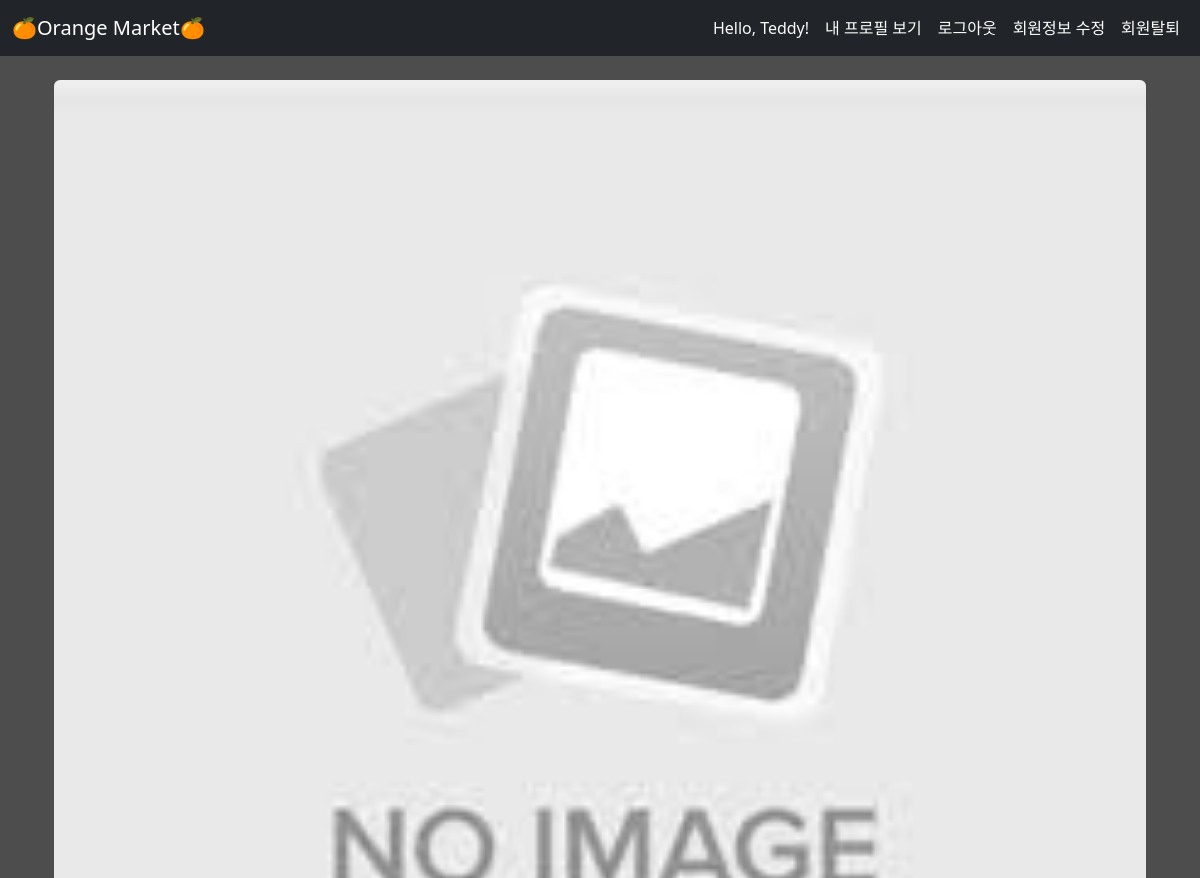
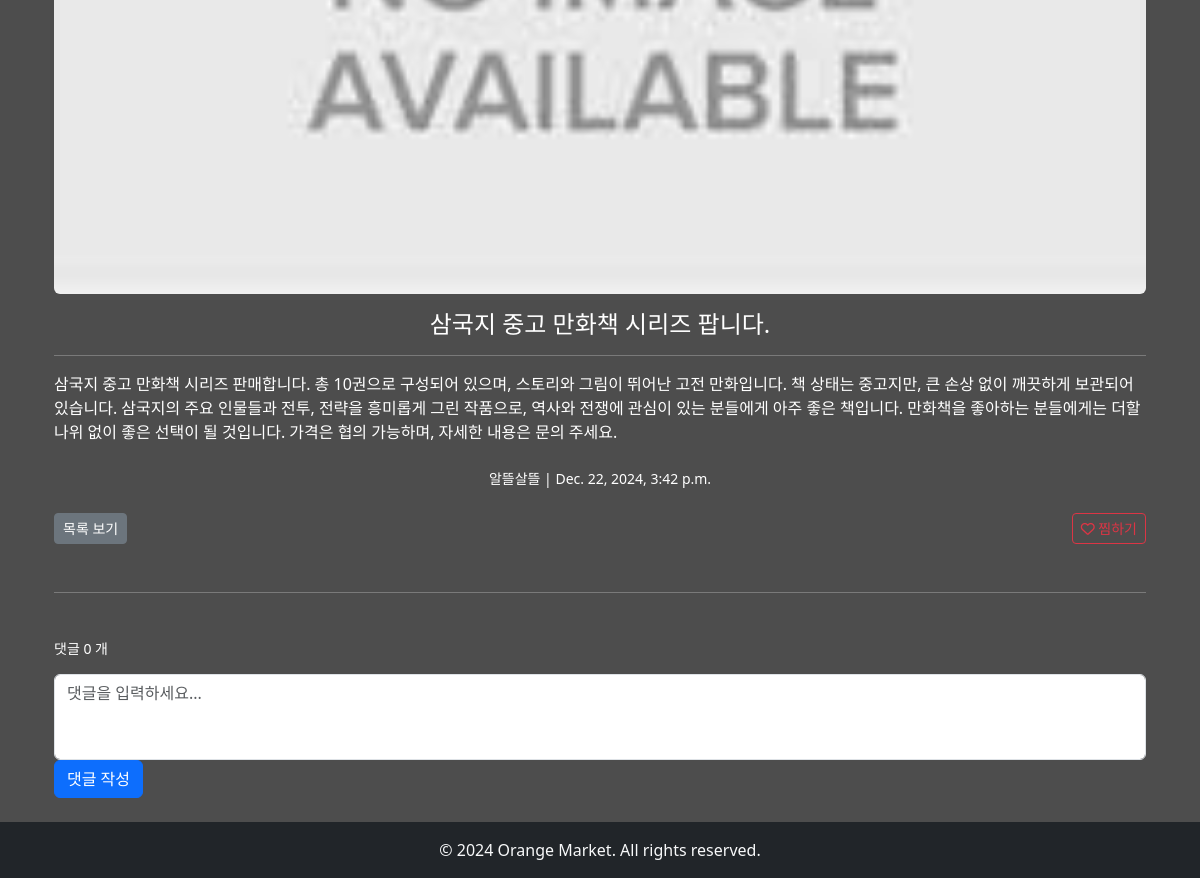
The page /articles/10/ (signed in) on the database its author committed (2 pictures, top to bottom).
### accounts/models.py (models this page shows)
class User(AbstractUser):
    followings = models.ManyToManyField('self', symmetrical=False, related_name='followers')

### articles/models.py (models this page shows, shortened)
class Article(models.Model):
    title = models.CharField(max_length=50)
    content = models.TextField()
    created_at = models.DateTimeField(auto_now_add=True)
    updated_at = models.DateTimeField(auto_now=True)
    image = models.ImageField(upload_to='images/', blank=True)
    author = models.ForeignKey(
        settings.AUTH_USER_MODEL,
        on_delete=models.CASCADE,
        related_name="articles"
        )
    like_users = models.ManyToManyField(
        settings.AUTH_USER_MODEL,
        related_name="like_articles"
        )

### articles/views.py (the view)
# urls.py: path("<int:pk>/", views.article_detail, name="article_detail"),
def article_detail(request, pk):
    article = get_object_or_404(Article, pk=pk)
    comment_form = CommentForm()
    comments = article.comments.all().order_by("-id")
    total_comments = article.comments.count()
    context = {
        "article" : article,
        "comment_form" : comment_form,
        "comments" : comments,
        "total_comments" : total_comments,
        }
    return render(request, "articles/article_detail.html", context)

### articles/forms.py
class CommentForm(forms.ModelForm):
    class Meta:
        model = Comment
        fields = "__all__"
        exclude = ("article","author",)

### articles/templates/articles/article_detail.html (shortened to what this page needs)
{% extends "base.html" %}
{% load static %}
{% block content %}
    <div class="container mt-4">
        <div class="row">
            <div class="col-md-12 d-flex justify-content-center">
                {% if article.image %}
                    <img src="{{ article.image.url }}" alt="{{ article.image }}" class="img-fluid rounded mb-3" style="width: 1500px; object-fit: cover;">
                {% else %}
                    <img src="{% static 'articles/placeholder.jpg' %}" alt="Placeholder Image" class="img-fluid rounded mb-3" style="width: 1500px; object-fit: cover;">
                {% endif %}
            </div>
        </div>
        <div class="row">
            <div class="col-md-12">
                <h3 class="text-center text-white" style="font-size: 1.5rem;">{{ article.title }}</h3>
                <hr class="border-white">
                <p class="lead text-white" style="font-size: 1rem;">{{ article.content }}</p>
                <a href="{% url 'users:profile' username=article.author.username %}" class="text-muted text-decoration-none">
                    <div class="text-white text-center mt-4">
                        <p class="small">{{ article.author.username }} | {{ article.created_at }}</p>
                    </div>
                </a>
                <div class="d-flex justify-content-between mt-4">
                    <a href="{% url 'articles:articles' %}" class="btn btn-secondary btn-sm">
                        목록 보기
                    </a>
                    <form action="{% url "articles:like" article.pk %}" method="POST" class="d-inline">
                        {% if request.user in article.like_users.all %}
                            <button class="btn btn-danger btn-sm">
                                <i class="fa-solid fa-heart"></i> 찜 삭제
                            </button>
                        {% else %}
                            <button class="btn btn-outline-danger btn-sm">
                                <i class="fa-regular fa-heart"></i> 찜하기
                            </button>
                        {% endif %}
                    </form>
                </div>
            </div>
        </div>
        <hr class="my-5 border-white">
        <h4 class="small text-white">댓글 {{ total_comments }} 개</h4>
        {% if request.user.is_authenticated %}
            <form action="{% url 'articles:comment_create' article.pk %}" method="POST" class="mt-3">
                <div class="form-group">
                    <textarea name="content" class="form-control" rows="3" placeholder="댓글을 입력하세요..." style="resize: none;"></textarea>
                </div>
                <button type="submit" class="btn btn-primary">댓글 작성</button>
            </form>
        {% endif %}
    </div>
{% endblock content %}

### templates/base.html (shortened to what this page needs)
{% load static %}
<!DOCTYPE html>
<html lang="en">
<head>
    <link rel="stylesheet" href="{% static 'css/style.css' %}">
    <link href="https://cdn.jsdelivr.net/npm/bootstrap@5.3.3/dist/css/bootstrap.min.css" rel="stylesheet">
</head>
<body>
    <nav class="navbar navbar-expand-lg navbar-dark bg-dark">
        <div class="container-fluid">
            <a class="navbar-brand" href="{% url "articles:articles" %}">🍊Orange Market🍊</a>
            <div class="collapse navbar-collapse" id="navbarNav">
                <ul class="navbar-nav ms-auto">
                    {% if request.user.is_authenticated %}
                        <li class="nav-item">
                            <span class="nav-link text-light">Hello, {{ request.user.username }}!</span>
                        </li>
                        <li class="nav-item">
                            <form action="{% url "users:profile" request.user.username %}" method="POST" class="d-inline">
                                <button type="submit" class="btn btn-link nav-link">내 프로필 보기</button>
                            </form>
                        </li>
                        <li class="nav-item">
                            <form action="{% url 'accounts:logout' %}" method="POST" class="d-inline">
                                <button type="submit" class="btn btn-link nav-link">로그아웃</button>
                            </form>
                        </li>
                        <li class="nav-item">
                            <a class="nav-link" href="{% url 'accounts:update' %}">회원정보 수정</a>
                        </li>
                        <li class="nav-item">
                            <form action="{% url 'accounts:delete' %}" method="POST" class="d-inline">
                                <button type="submit" class="btn btn-link nav-link">회원탈퇴</button>
                            </form>
                        </li>
                    {% endif %}
                </ul>
            </div>
        </div>
    </nav>
    <div class="container mt-4">
        {% block content %}
        {% endblock content %}
    </div>
    <footer class="bg-dark text-light text-center py-3 mt-4">
        <p class="mb-0">© 2024 Orange Market. All rights reserved.</p>
    </footer>
</body>
</html>

### static/css/style.css (style rules this page uses)
.nav-link:not(.active) { color: white; }

### rows shown on the page
User: user.username "Teddy"
Article: title "삼국지 중고 만화책 시리즈 팝니다.", content "삼국지 중고 만화책 시리즈 판매합니다. 총 10권으로 구성되어 있으며, 스토리와 그림이 뛰어난 고전 만화입니다. 책 상태는 중고지만, 큰 손상 없이 깨끗하게 보관되어 있습니다. 삼국지의 주요 인물들과 전투, 전략을 흥미롭게 그린 작품으로, 역사와 전쟁에 관심이 있는 분들에게 아주 좋은 책입니다. 만화책을 좋아하는 분들에게는 더할 나위 없이 좋은 선택이 될 것입니다. 가격은 협의 가능하며, 자세한 내용은 문의 주세요.", author.username "알뜰살뜰", created_at "Dec. 22, 2024, 3:42 p.m."

### other values the page prints
{{ total_comments }} "0"
